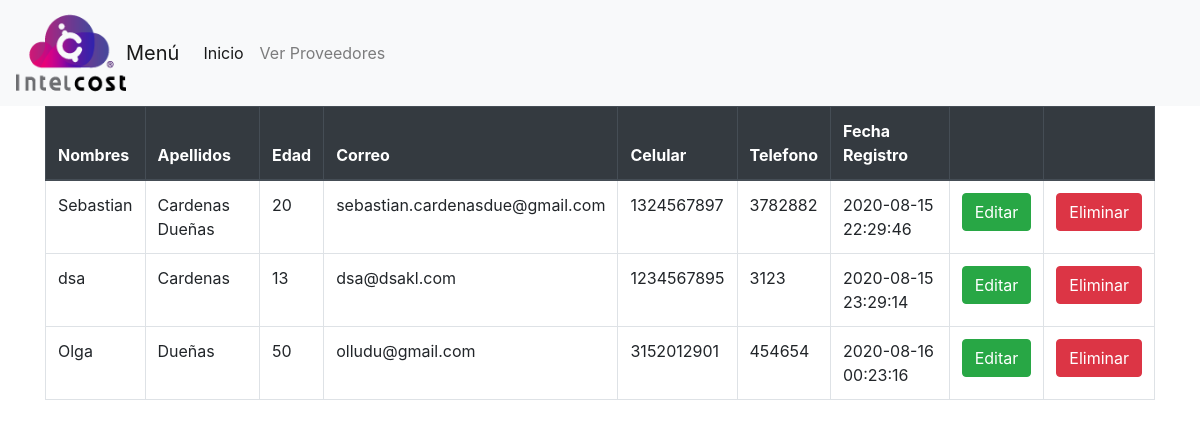
Screenshot of /Intelcost/paginas/listar.php with the database file from the repository.
### tables this page shows
CREATE TABLE `proveedores` (
  `id` int(11) NOT NULL,
  `nombres` varchar(60) NOT NULL,
  `apellidos` varchar(60) NOT NULL,
  `edad` smallint(6) NOT NULL,
  `correo_electronico` varchar(150) NOT NULL,
  `celular` bigint(20) NOT NULL,
  `telefono` varchar(20) DEFAULT NULL,
  `registro` datetime NOT NULL
);

### Intelcost/conexion/conexion.php (called while the page is built, shortened)
<?php
$tabla1 = "proveedores";
?>

### Intelcost/paginas/listar.php (the view, shortened to what this page needs)
<?php
include("../conexion/conexion.php");
?>
<!DOCTYPE html>
<html lang="en">
<head>
    <link rel="stylesheet" href="https://stackpath.bootstrapcdn.com/bootstrap/4.5.2/css/bootstrap.min.css">
    <nav class="navbar navbar-expand-lg navbar-light bg-light" style="background-color: #e3f2fd;">
        <img src="/Intelcost/imagen/logointelcost.png" width="110" height="90" class="d-inline-block align-top" alt="">
        <a class="navbar-brand" href="#"> Menú</a>
        <div class="collapse navbar-collapse" id="navbarNav">
            <ul class="navbar-nav">
                <li class="nav-item active">
                    <a class="nav-link" href="index.php">Inicio <span class="sr-only">(current)</span></a>
                </li>
                <li class="nav-item">
                    <a class="nav-link" href="listar.php">Ver Proveedores</a>
                </li>
            </ul>
        </div>
    </nav>
</head>
<body>
    <div class="container">
        <div class="table-responsive">
        <table class="table table-bordered table-md">
            <thead class="thead-dark">
                <tr>
                    <th scope="col">Nombres</th>
                    <th scope="col">Apellidos</th>
                    <th scope="col">Edad</th>
                    <th scope="col">Correo</th>
                    <th scope="col">Celular</th>
                    <th scope="col">Telefono</th>
                    <th scope="col">Fecha Registro</th>
                    <th scope="col"></th>
                    <th scope="col"></th>
                </tr>
            </thead>
            <?php
            include("../conexion/conexion.php");
            $sql = "SELECT * FROM $tabla1";
            $res = mysqli_query($conexion, $sql);
            while ($mostrar = mysqli_fetch_assoc($res)) {
            ?>
                <tr>
                    <td><?php echo $mostrar["nombres"] ?></td>
                    <td><?php echo $mostrar["apellidos"] ?></td>
                    <td><?php echo $mostrar["edad"] ?></td>
                    <td><?php echo $mostrar["correo_electronico"] ?></td>
                    <td><?php echo $mostrar["celular"] ?></td>
                    <td><?php echo $mostrar["telefono"] ?></td>
                    <td><?php echo $mostrar["registro"] ?></td>
                    <td><a href="actualizar.php?id=<?php echo $mostrar["id"]; ?>" class="btn btn-success">Editar</a></td>
                    <td><a href="#" onclick="confirmar(<?php echo $mostrar['id'] ?>)" class="btn btn-danger">Eliminar</a></td>
                </tr>
            <?php
            }
            ?>
        </table>
        </div>
    </div>
</body>
</html>

### rows the page displays
proveedores: nombres "Sebastian", apellidos "Cardenas Dueñas", edad "20", correo_electronico "sebastian.cardenasdue@gmail.com", celular "1324567897", telefono "3782882", registro "2020-08-15 22:29:46"
proveedores: nombres "dsa", apellidos "Cardenas", edad "13", correo_electronico "dsa@dsakl.com", celular "1234567895", telefono "3123", registro "2020-08-15 23:29:14"
proveedores: nombres "Olga", apellidos "Dueñas", edad "50", correo_electronico "olludu@gmail.com", celular "3152012901", telefono "454654", registro "2020-08-16 00:23:16"
